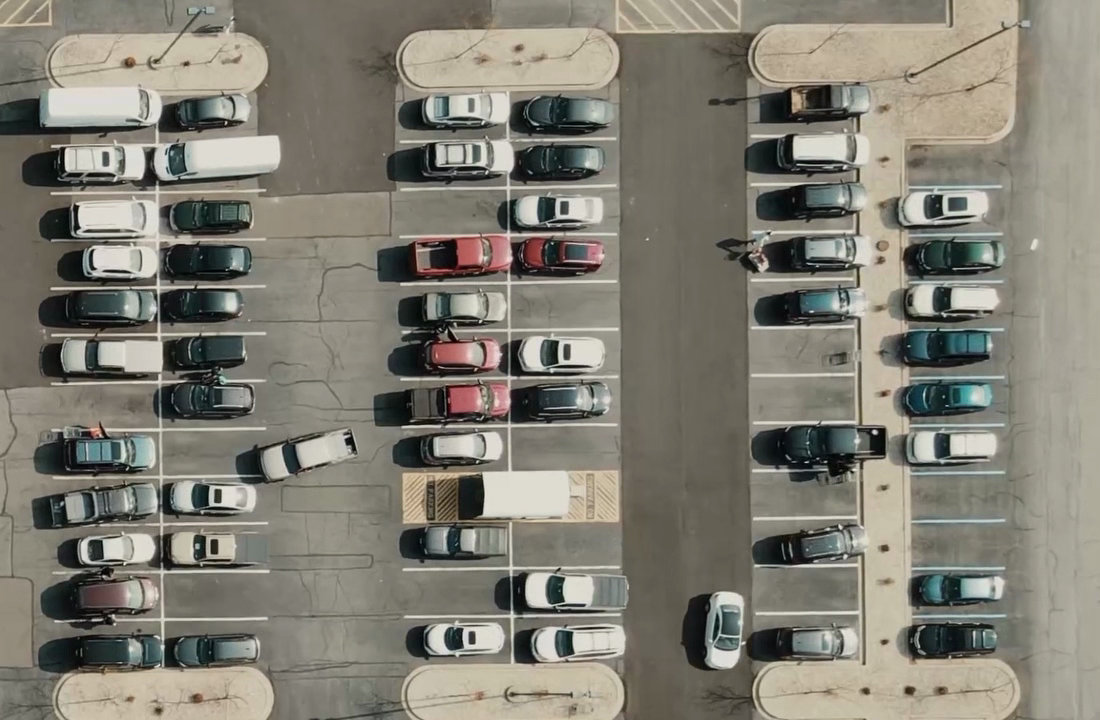
#> input picture input/image/carpark.png, 1100 x 720 px
$ python spot_drawer.py
#> lines starting #> are read from the running program, lines starting #| are printed output that depends on the picture; after the words box and inside, x2 and y2 are one past the last pixel; in counts of white or black regions, pixels touching at a corner belong together
import cv2
import pickle
import os
import config

# if pos list file already exist, load that
# else, create new pos list
if os.path.exists(config.PATH_SPOT):
    with open(config.PATH_SPOT, 'rb') as f:
#> (reads output/spot_position.pickle from the repository)
        pos_list= pickle.load(f)
else:
    pos_list= []

def mouse_click(events, x, y, flags, params):
    """Create bbox for one parking spot."""
    if events == cv2.EVENT_LBUTTONDOWN: # append pos with left click
        pos_list.append((x, y))
    elif events == cv2.EVENT_RBUTTONDOWN: # del pos with right click
        for i, (x1, y1) in enumerate(pos_list):
            if x1 < x < x1+config.DELTA_X and y1 < y < y1+config.DELTA_Y :
                pos_list.pop(i)

    # everytime we click, save position to file
    with open(config.PATH_SPOT, 'wb') as f:
        pickle.dump(pos_list, f)

while True:

    # get image
    img= cv2.imread(config.PATH_IMG)
#> img is the input picture: shape (720, 1100, 3); mean B, G, R 116, 126.7, 129.8

    # draw rectangle
    for (x1, y1) in pos_list:
        cv2.rectangle(img, (x1, y1), (x1+config.DELTA_X, y1+config.DELTA_Y), (255, 0, 0), 2)
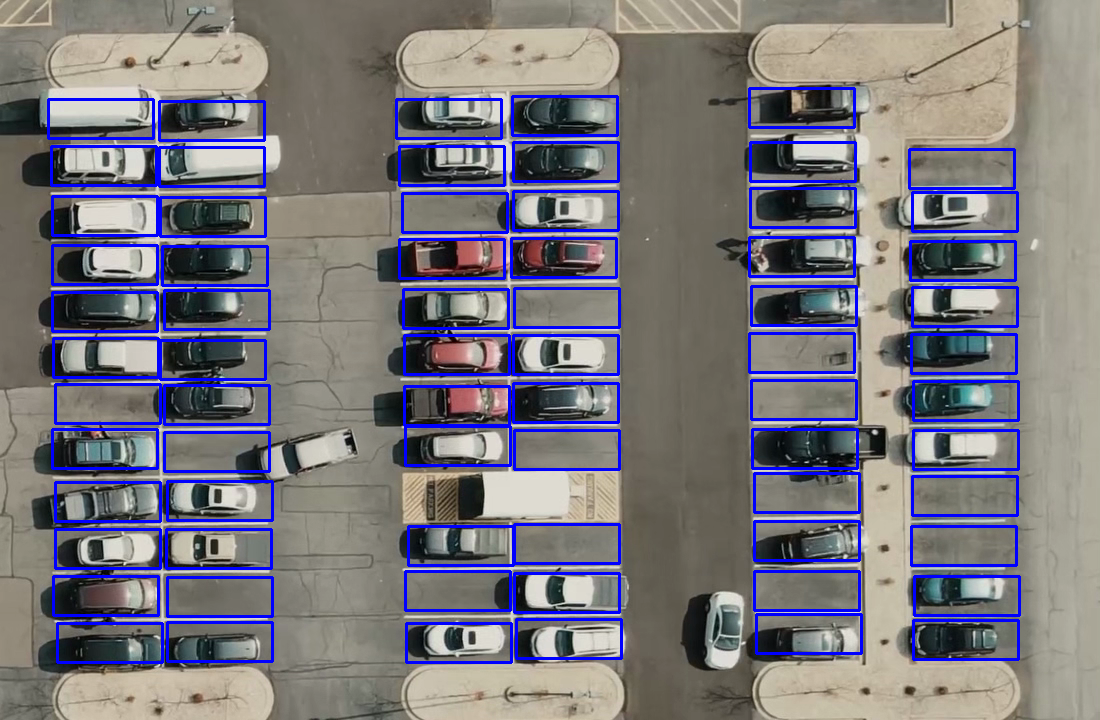
#> img: shape (720, 1100, 3); 7.45% of pixels changed, all inside (x1, y1, x2, y2) = (47, 87, 1021, 664)

    window_title= 'press q to  quit'
    # display image
    cv2.namedWindow(window_title, cv2.WINDOW_NORMAL)
    cv2.resizeWindow(window_title, (1280, 720))
    cv2.imshow(window_title, img)

    # create location on left click
    cv2.setMouseCallback(window_title, mouse_click)

    if cv2.waitKey(1) & 0xFF == ord('q'):
#> (key q is pressed here)
        break
